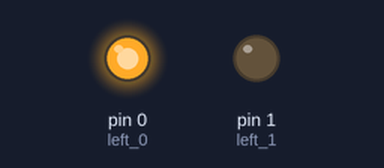
This sketch was run on a simulated Arduino Uno, built with avr-gcc and run on an emulated ATmega328P. Shown: output pins drawn as LEDs (lit = HIGH).

Above: at 0.1 s.
Timing chart, 0 to 1.6 s (numbered marks = the images above):
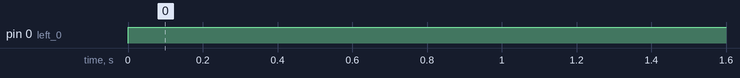

The sketch:

Arduino.ino
```cpp
int left_0 = 0;
int left_1 = 1;
int right_0 = 2;
int right_1 = 3;

void setup() {
  pinMode(left_0, OUTPUT);
  pinMode(left_1, OUTPUT);
}

// the loop function runs over and over again forever
void loop() {
  digitalWrite(left_0, HIGH);
  digitalWrite(left_1, LOW);
  digitalWrite(right_0, HIGH);
  digitalWrite(right_1, LOW);
  //delay(1000);
  //digitalWrite(left_0, LOW);
  //digitalWrite(right_0, LOW);
  //delay(2000);
}
```

Measured:
- by itself, pin 0 (left_0): LOW → HIGH at 0.00 s
